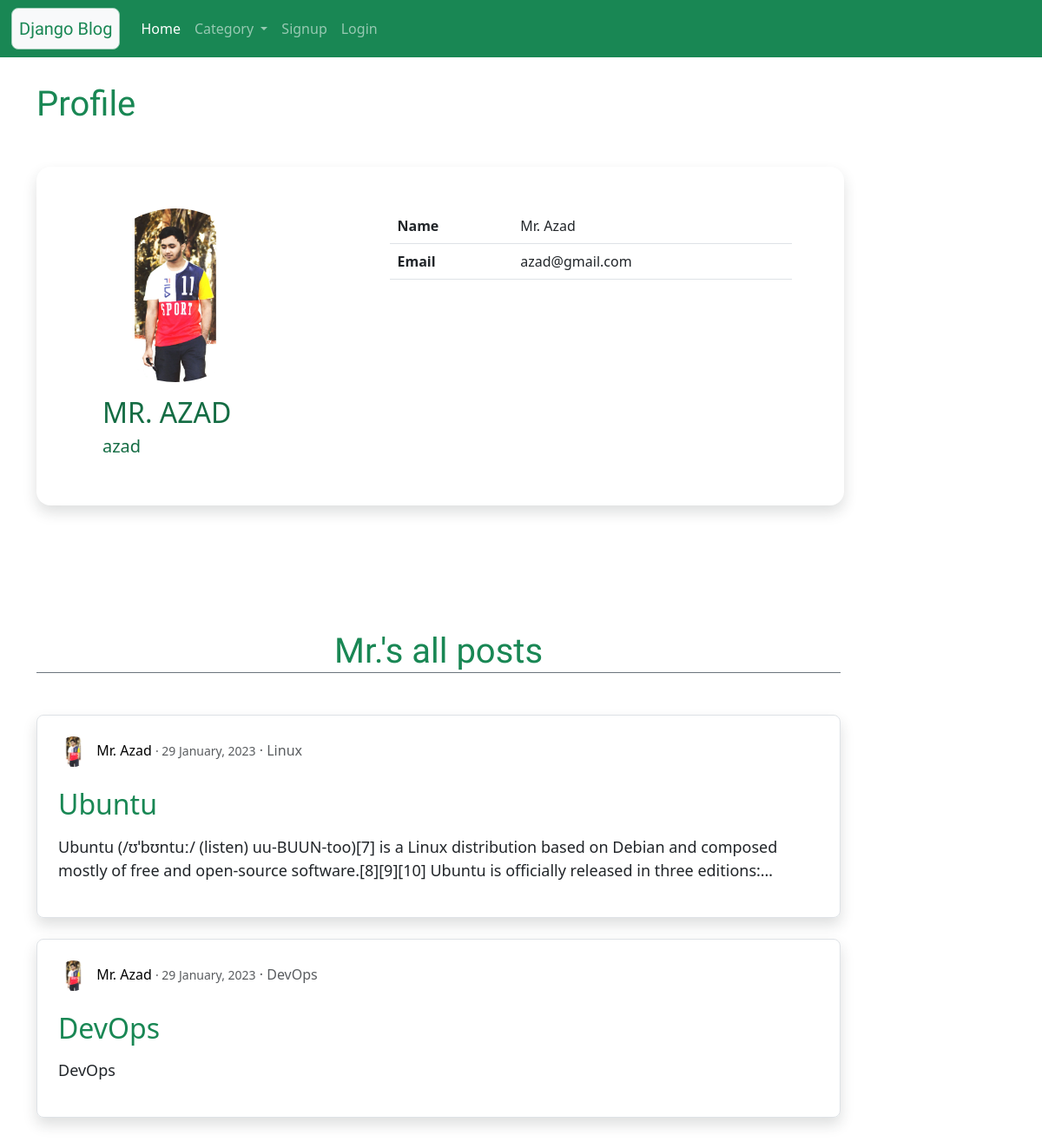
The app's page /user/profile/5, older data.
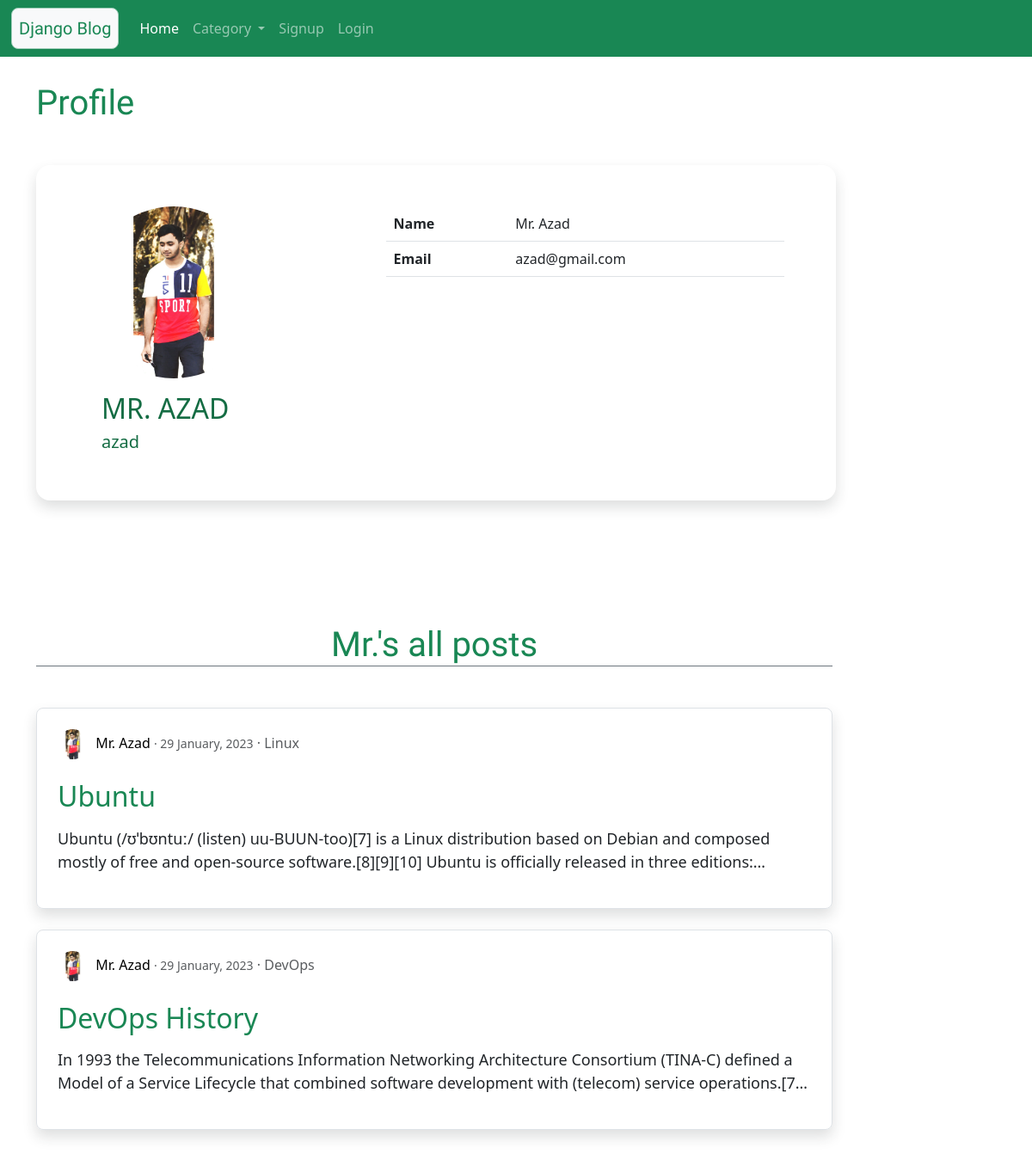
The same page, newer data.
### blog/models.py (models this page shows)
class Blog(models.Model):
    user = models.ForeignKey(User,on_delete=models.CASCADE)
    category = models.CharField(max_length=100, choices=category)
    title = models.CharField(max_length=150)
    description = models.TextField()
    create_at = models.DateTimeField(auto_now_add=True)
    update_at = models.DateTimeField(auto_now=True)

### user/models.py (models this page shows, shortened)
class Profile(models.Model):
    user = models.OneToOneField(User, on_delete=models.CASCADE)
    image = models.ImageField(default='default.jpg', upload_to='profile_pics')

### user/views.py (the view)
# urls.py: path('profile/<int:id>', views.profile, name='profile'),
def profile(request, id):
    if id == 1:
        messages.warning(request, 'User Does Not Exist')
        return redirect('home')
    else:
        try:
            if id == request.user.id:
                return redirect('userprofile', id=id)
            else:
                context = {
                    'user' : User.objects.get(pk=id),
                    'all_blog' : Blog.objects.all(),
                    'user_blog' : Blog.objects.filter(user=id).order_by('-id')
                }
        except ObjectDoesNotExist:
            messages.warning(request, 'User Does Not Exist')
            return redirect('home')
    return render(request, 'user/profile.html',context)

### template/user/profile.html (shortened to what this page needs)
{% extends 'blog/base.html' %}
{% load static %}
{% block content %}
<div class="col-12  my-5">
  <h1 class="text-success Rounded my-5">
    Profile
  </h1>
  <div class="container">
    <div class="row mt-5">
      <div class="shadow col-lg-10 p-5 text-success-emphasis  rounded-4">
        <div class="container">
          <div class="row">
            <div class="col-sm-4">
              <img class="rounded-circle" style="width: 200px;" src="{{ user.profile.image.url }}">
              <p class="h2 px-3 pt-3 text-uppercase" >{{ user.first_name }} {{ user.last_name }}</p>
              <p class="h5 px-3" >{{ user.username }} </p>
            </div>
            <div class="col-sm-1"></div>
            <div class="col-sm-7">
                <table class="table table-user-information">
                    <tbody>
                        <tr>
                            <td>
                                <strong>
                                    Name
                                </strong>
                            </td>
                            <td class="text-dark">
                                {{ user.first_name }} {{ user.last_name }}
                            </td>
                        </tr>
                        <tr>
                          <td>
                              <strong>
                                  Email
                              </strong>
                          </td>
                          <td class="text-dark">
                              {{ user.email }}
                          </td>
                      </tr>
                    </tbody>
                </table>
            </div>
          </div>
        </div>
      </div>
    </div>
  </div>
</div>
<div class="col-sm-10  my-5">
  <h1 class="text-success text-center border-secondary border-bottom Rounded my-5">
    {{ user.first_name }}'s all posts
  </h1>
  {% if user_blog %}
  {% for blog in user_blog %}
  <div class="jumbotron p-3 shadow border rounded-3 px-4 py-4">
    <div class="">
      <img class="rounded-circle img-fluid article-img" src="{{ blog.user.profile.image.url }}">
      <a class="mr-2 disabled-link" href="{% url 'profile' blog.user.id %}">{{ blog.user.first_name }} {{ blog.user.last_name }}</a>
      <small class="text-muted"> &centerdot; {{ blog.create_at|date:"d F, Y" }}</small>
      <a class="text-muted disabled-link" href="{% url 'category' blog.category %}"> &centerdot; {{ blog.category }}</a>
    </div> <br>
    <p><a class="disabled-link text-success h2" href="{% url 'blog' blog.id %}">{{ blog.title }}</a></p>
    <p class="article-content p-s demo-1">{{blog.description}}</p>
  </div><br>
  {% endfor %}
  {% else %}
  <h4 class="text-center alert alert-warning"> No Records </h4>
{% endif %}
</div>
{% endblock content %}

Row changes from the older to the newer data that the page shows:
changed Blog "DevOps": title "DevOps" → "DevOps History"; description "DevOps" → "In 1993 the Telecommunications Information Networking Architecture Consortium (TINA-C) defined a Model of a Service Lifecycle that combined software development with (telecom) service…"
